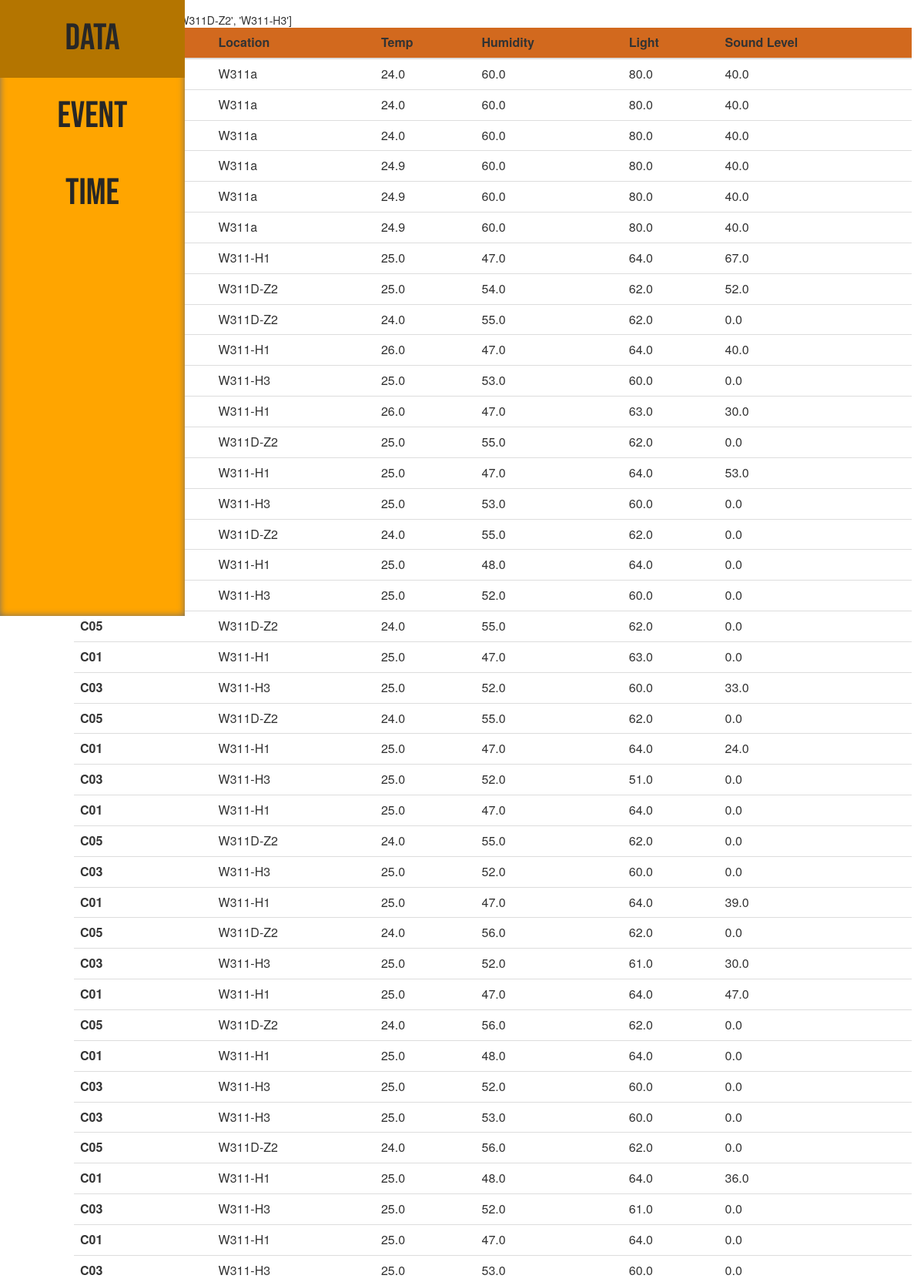
The app's page /data/ (upper part) with its own data.
### CollectData/models.py (models this page shows, shortened)
class Data(models.Model):
    node_id = models.CharField(help_text = "The id of the node", max_length= 10)
    loc = models.CharField(help_text = "The location of the node", max_length=6)
    temp = models.DecimalField(decimal_places = 1, max_digits=5)
    hum = models.DecimalField(decimal_places = 1, max_digits=5)
    light = models.DecimalField(decimal_places = 1, max_digits=5)
    snd = models.DecimalField(decimal_places = 1, max_digits=5)
    date_created = models.DateTimeField(auto_now_add=True)
    class Meta:
        ordering = ['id']

### CollectData/views.py (the view)
# urls.py: path("", views.index, name="index"),
def index(request):
    data = Data.objects.all()
    venue = []
    for datum in data:
        skip = False
        for item in venue:
            if datum.loc == item:
                skip = True
                break
        if not skip:
            venue.append(datum.loc)
    context={
        'data': data,
        'avail_venue': venue,
    }
    return render(request, "data.html", context = context)

### CollectData/templates/data.html
{%extends 'base.html'%}
{%block style%}
{%load static%}
<link rel="stylesheet" href="{%static 'css/data.css'%}">
{%endblock%}
{%block content%}
{{avail_venue}}
<table class="table">
    <thead class="thead-dark">
      <tr class="header">
        <th scope="col">Node_id</th>
        <th scope="col">Location</th>
        <th scope="col">Temp</th>
        <th scope="col">Humidity</th>
        <th scope="col">Light</th>
        <th scope="col">Sound Level</th>
      </tr>
    </thead>
    <tbody>
        {%for datum in data%}
        <tr>
            <th>{{datum.node_id}}</th>
            <td>{{datum.loc}}</td>
            <td>{{datum.temp}}</td>
            <td>{{datum.hum}}</td>
            <td>{{datum.light}}</td>
            <td>{{datum.snd}}</td>
        </tr>
        {%endfor%}
    </tbody>
  </table>
{%endblock%}

### CollectData/templates/base.html (shortened to what this page needs)
<html>
    <head>
        {%load static%}
        <link rel="stylesheet" href="{%static 'css/base.css'%}">
        <link rel="stylesheet" href="https://maxcdn.bootstrapcdn.com/bootstrap/3.4.1/css/bootstrap.min.css">
        {%block style%}{%endblock%}
    </head>
    <body>
        <nav class="nav-bar">
            <ul>
                <a href="{%url 'index'%}"><li class="nav-item">D<span class="hidden-text">ATA</span></li></a>
                <a href="#"><li class="nav-item">E<span class="hidden-text">VENT</span></li></a>
                <a href="#"><li class="nav-item">T<span class="hidden-text">IME</span></li></a>
            </ul>
        </nav>
        <main class="content">
            {%block content%}{%endblock%}
        </main>
    </body>
</html>

### CollectData/static/css/base.css (style rules this page uses)
:root { font-size: 16px; }
body { background-color: rgb(248, 220, 184); margin: 0; padding: 0; }
.nav-bar { position: fixed; width: 5rem; height: 100vh; background-color: orange; box-shadow: inset 0 0 10px rgb(110, 110, 110); transition: width 200ms; display: flex; flex-direction: column; align-items: center; }
.nav-bar ul { padding: 0; margin: 0; list-style: none; font-size: 3rem; width: 100%; font-family: 'Bebas Neue', cursive; text-align: center; }
.nav-bar ul a { text-decoration: none; color: rgb(39, 39, 39); }
.nav-item { padding: 1rem; }
.hidden-text { display: none; }
.content { padding: 1rem; margin-left: 5rem; }

### CollectData/static/css/data.css (style rules this page uses)
.header { background-color: chocolate; }

### records on screen
Data: loc "W311a", temp "24.0", hum "60.0", light "80.0", snd "40.0"
Data: loc "W311a", temp "24.0", hum "60.0", light "80.0", snd "40.0"
Data: loc "W311a", temp "24.0", hum "60.0", light "80.0", snd "40.0"
Data: loc "W311a", temp "24.9", hum "60.0", light "80.0", snd "40.0"
Data: loc "W311a", temp "24.9", hum "60.0", light "80.0", snd "40.0"
Data: loc "W311a", temp "24.9", hum "60.0", light "80.0", snd "40.0"
Data: loc "W311-H1", temp "25.0", hum "47.0", light "64.0", snd "67.0"
Data: loc "W311D-Z2", temp "25.0", hum "54.0", light "62.0", snd "52.0"
Data: loc "W311D-Z2", temp "24.0", hum "55.0", light "62.0", snd "0.0"
Data: loc "W311-H1", temp "26.0", hum "47.0", light "64.0", snd "40.0"
Data: loc "W311-H3", temp "25.0", hum "53.0", light "60.0", snd "0.0"
Data: loc "W311-H1", temp "26.0", hum "47.0", light "63.0", snd "30.0"
Data: loc "W311D-Z2", temp "25.0", hum "55.0", light "62.0", snd "0.0"
Data: loc "W311-H1", temp "25.0", hum "47.0", light "64.0", snd "53.0"
Data: loc "W311-H3", temp "25.0", hum "53.0", light "60.0", snd "0.0"
Data: loc "W311D-Z2", temp "24.0", hum "55.0", light "62.0", snd "0.0"
Data: loc "W311-H1", temp "25.0", hum "48.0", light "64.0", snd "0.0"
Data: loc "W311-H3", temp "25.0", hum "52.0", light "60.0", snd "0.0"
Data: node_id "C05", loc "W311D-Z2", temp "24.0", hum "55.0", light "62.0", snd "0.0"
Data: node_id "C01", loc "W311-H1", temp "25.0", hum "47.0", light "63.0", snd "0.0"
Data: node_id "C03", loc "W311-H3", temp "25.0", hum "52.0", light "60.0", snd "33.0"
Data: node_id "C05", loc "W311D-Z2", temp "24.0", hum "55.0", light "62.0", snd "0.0"
Data: node_id "C01", loc "W311-H1", temp "25.0", hum "47.0", light "64.0", snd "24.0"
Data: node_id "C03", loc "W311-H3", temp "25.0", hum "52.0", light "51.0", snd "0.0"
Data: node_id "C01", loc "W311-H1", temp "25.0", hum "47.0", light "64.0", snd "0.0"
Data: node_id "C05", loc "W311D-Z2", temp "24.0", hum "55.0", light "62.0", snd "0.0"
Data: node_id "C03", loc "W311-H3", temp "25.0", hum "52.0", light "60.0", snd "0.0"
Data: node_id "C01", loc "W311-H1", temp "25.0", hum "47.0", light "64.0", snd "39.0"
Data: node_id "C05", loc "W311D-Z2", temp "24.0", hum "56.0", light "62.0", snd "0.0"
Data: node_id "C03", loc "W311-H3", temp "25.0", hum "52.0", light "61.0", snd "30.0"
Data: node_id "C01", loc "W311-H1", temp "25.0", hum "47.0", light "64.0", snd "47.0"
Data: node_id "C05", loc "W311D-Z2", temp "24.0", hum "56.0", light "62.0", snd "0.0"
Data: node_id "C01", loc "W311-H1", temp "25.0", hum "48.0", light "64.0", snd "0.0"
Data: node_id "C03", loc "W311-H3", temp "25.0", hum "52.0", light "60.0", snd "0.0"
Data: node_id "C03", loc "W311-H3", temp "25.0", hum "53.0", light "60.0", snd "0.0"
Data: node_id "C05", loc "W311D-Z2", temp "24.0", hum "56.0", light "62.0", snd "0.0"
Data: node_id "C01", loc "W311-H1", temp "25.0", hum "48.0", light "64.0", snd "36.0"
Data: node_id "C03", loc "W311-H3", temp "25.0", hum "52.0", light "61.0", snd "0.0"
Data: node_id "C01", loc "W311-H1", temp "25.0", hum "47.0", light "64.0", snd "0.0"
Data: node_id "C03", loc "W311-H3", temp "25.0", hum "53.0", light "60.0", snd "0.0"
